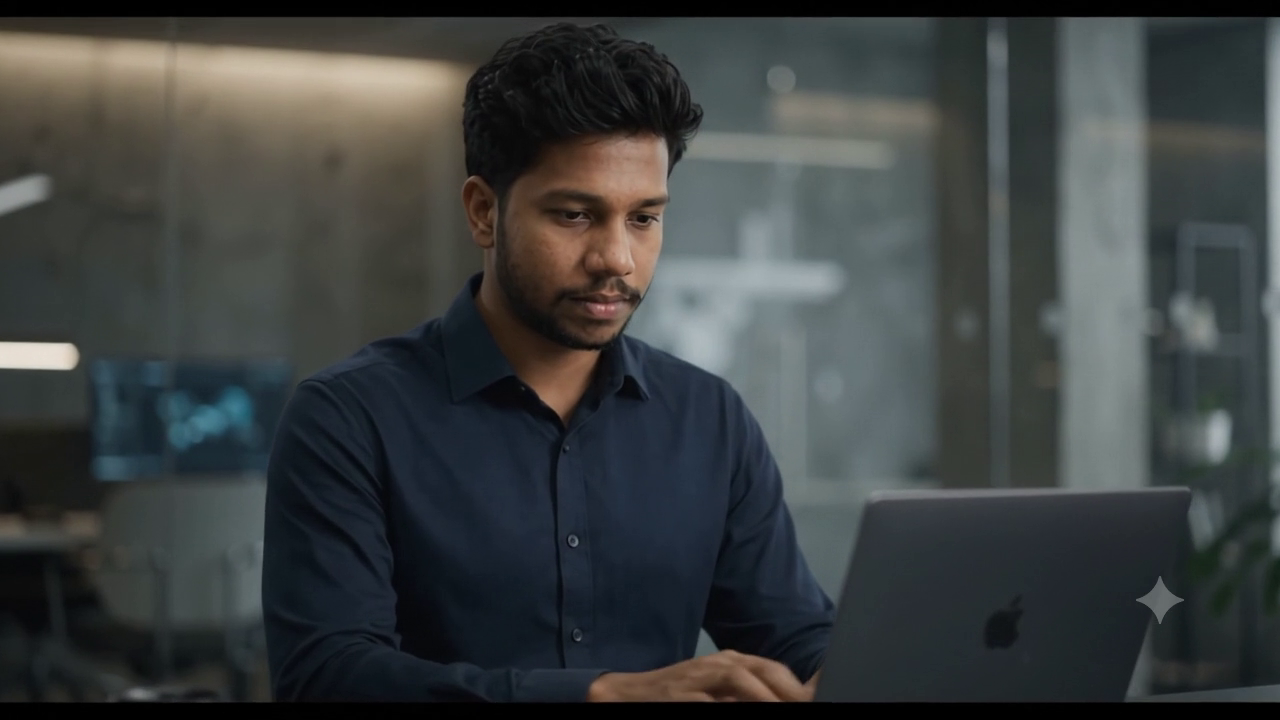
#> input picture frame 24 of public/hero-video.mp4, 1280 x 720 px
$ python remove_gemini_watermark.py
#> lines starting #> are read from the running program, lines starting #| are printed output that depends on the picture; after the words box and inside, x2 and y2 are one past the last pixel; in counts of white or black regions, pixels touching at a corner belong together
#!/usr/bin/env python3
"""Remove the small fixed Gemini sparkle mark from the portfolio hero video."""
from pathlib import Path
import os
import subprocess
import tempfile

import cv2
import numpy as np

video_path = Path("public/hero-video.mp4")
if not video_path.exists():
    raise FileNotFoundError(video_path)

capture = cv2.VideoCapture(str(video_path))
if not capture.isOpened():
    raise RuntimeError(f"Could not open {video_path}")

fps = capture.get(cv2.CAP_PROP_FPS) or 24.0
width = int(capture.get(cv2.CAP_PROP_FRAME_WIDTH))
height = int(capture.get(cv2.CAP_PROP_FRAME_HEIGHT))
if width < 100 or height < 100:
    capture.release()
    raise RuntimeError(f"Unexpected video dimensions: {width}x{height}")

# The logo is fixed near the lower-right in the 1280x720 source.
scale_x, scale_y = width / 1280.0, height / 720.0
center = (round(1160 * scale_x), round(595 * scale_y))
axes = (round(31 * scale_x), round(31 * scale_y))
mask = np.zeros((height, width), dtype=np.uint8)
cv2.ellipse(mask, center, axes, 0, 0, 360, 255, -1)
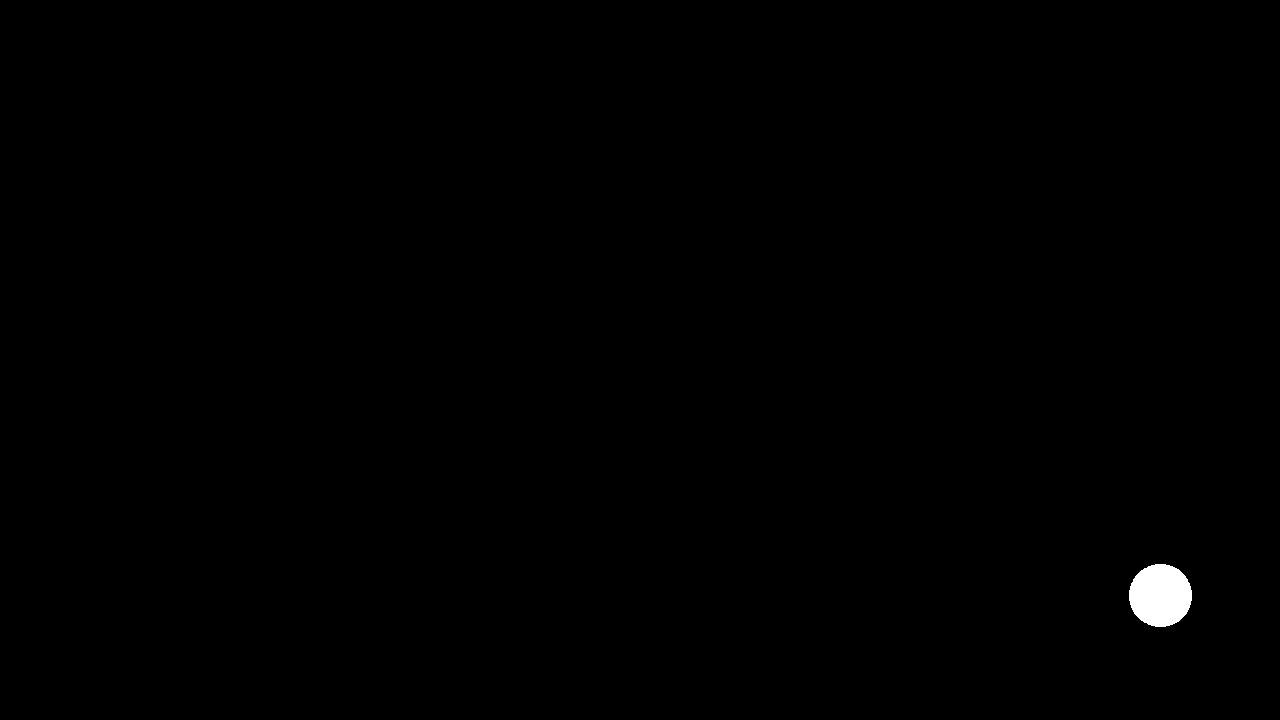
#> mask: shape (720, 1280); 0.34% white; 1 white region, box (x1, y1, x2, y2) and area: (1129, 564, 1192, 627) 3125
mask = cv2.dilate(mask, cv2.getStructuringElement(cv2.MORPH_ELLIPSE, (3, 3)), iterations=1)

with tempfile.TemporaryDirectory() as tmpdir:
    tmp = Path(tmpdir)
    intermediate = tmp / "inpainted.mp4"
    cleaned = tmp / "hero-video-clean.mp4"
    writer = cv2.VideoWriter(str(intermediate), cv2.VideoWriter_fourcc(*"mp4v"), fps, (width, height))
    if not writer.isOpened():
        capture.release()
        raise RuntimeError("Could not initialize the intermediate video writer")

    frames = 0
    while True:
        ok, frame = capture.read()
#> frame is the input picture: shape (720, 1280, 3); mean B, G, R 64.8, 64.8, 60.8
        if not ok:
            break
        writer.write(cv2.inpaint(frame, mask, 9, cv2.INPAINT_TELEA))
        frames += 1

    capture.release()
    writer.release()
    if frames == 0:
        raise RuntimeError("No frames were processed")

    subprocess.run([
        "ffmpeg", "-y", "-v", "error", "-i", str(intermediate),
        "-an", "-c:v", "libx264", "-preset", "slow", "-crf", "19",
        "-pix_fmt", "yuv420p", "-movflags", "+faststart", str(cleaned)
    ], check=True)
    os.replace(cleaned, video_path)

print(f"Cleaned watermark in {frames} frames ({width}x{height} at {fps:.3f} fps).")
